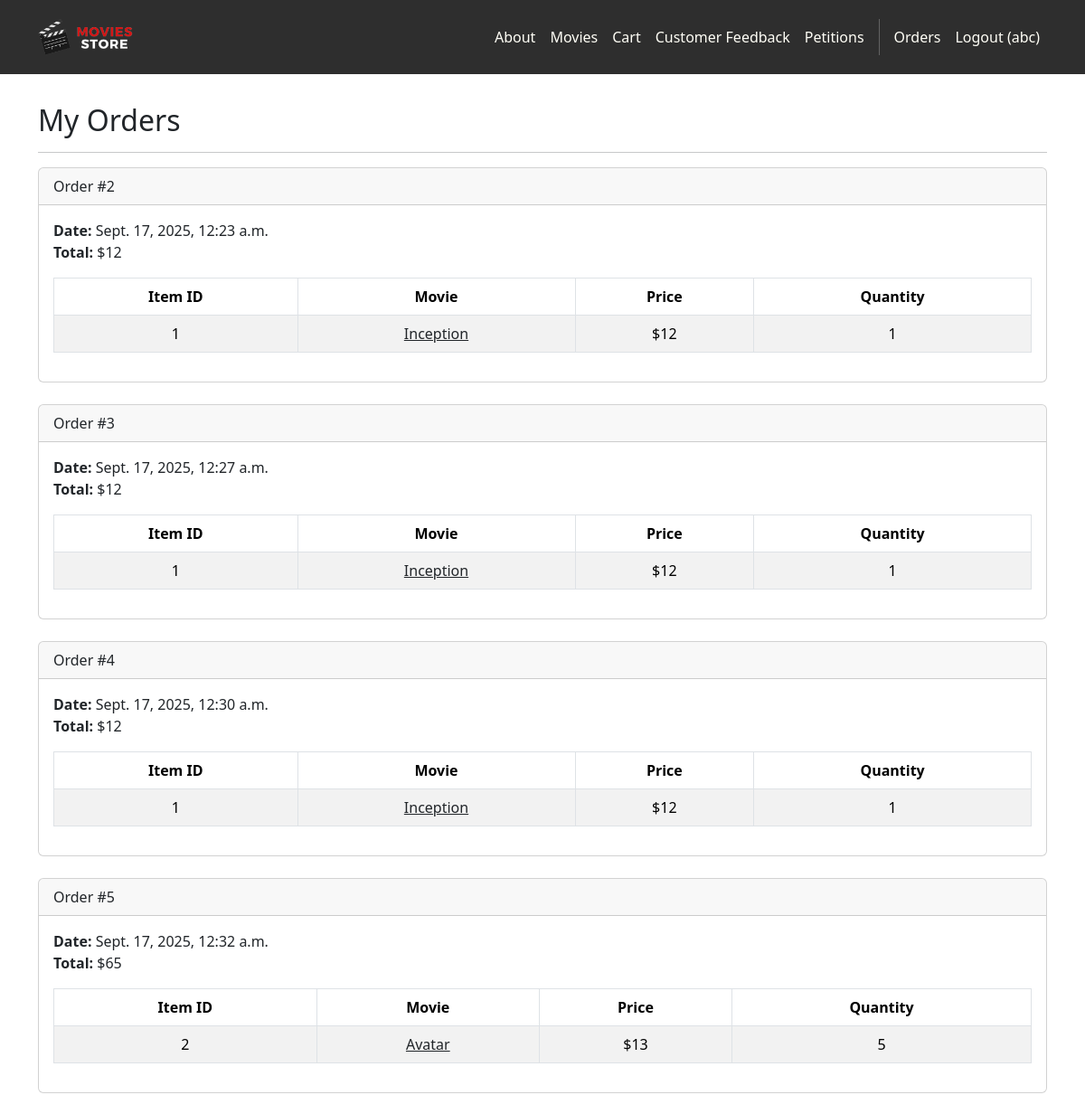
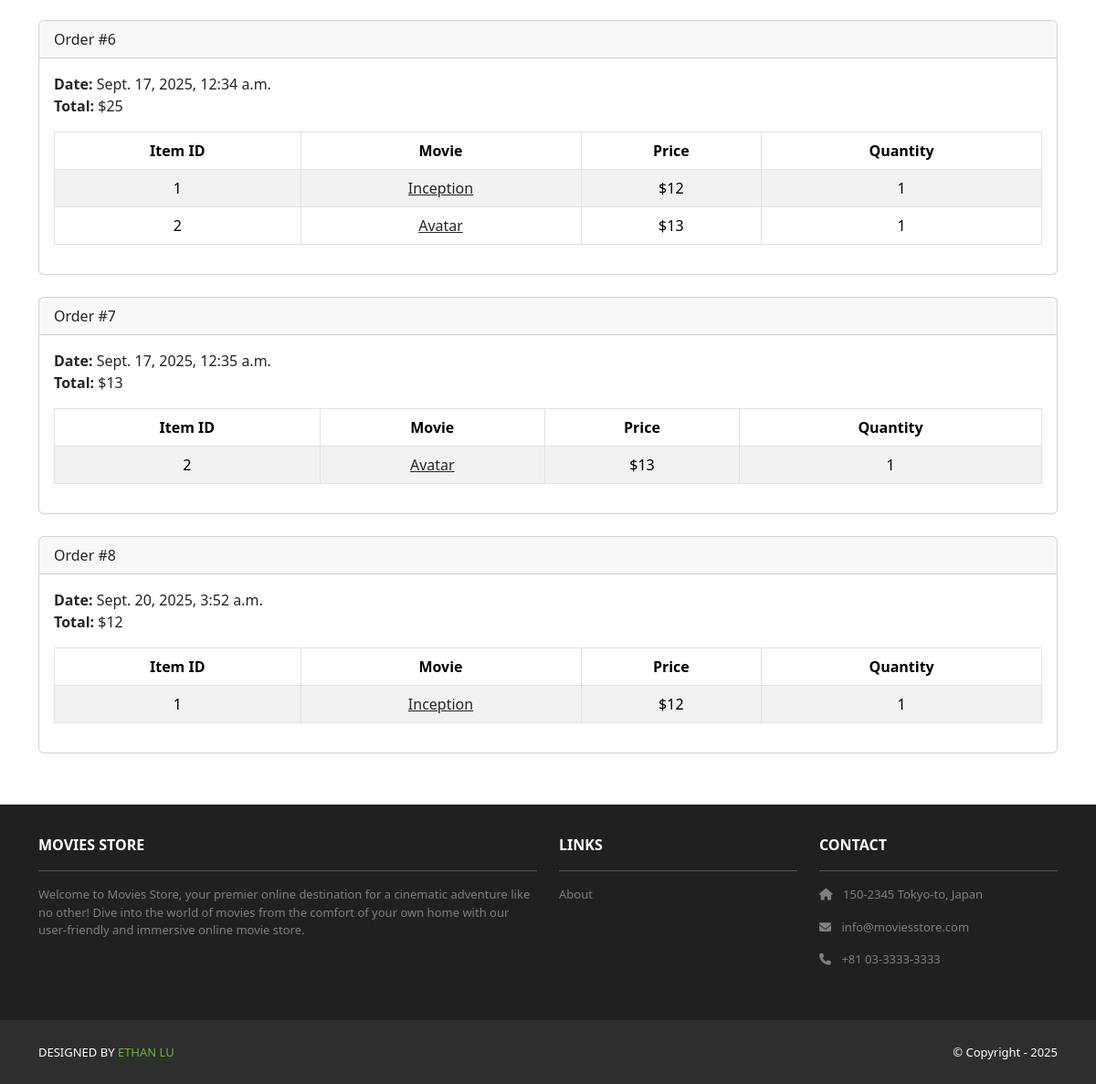
The page /accounts/orders/ (signed in) on the database its author committed (2 pictures, top to bottom).
### cart/models.py (models this page shows, shortened)
class Order(models.Model):
    id = models.AutoField(primary_key=True)
    total = models.IntegerField()
    date = models.DateTimeField(auto_now_add=True)
    user = models.ForeignKey(User, on_delete=models.CASCADE)

class Item(models.Model):
    id = models.AutoField(primary_key=True)
    price = models.IntegerField()
    quantity = models.IntegerField()
    order = models.ForeignKey(Order, on_delete=models.CASCADE)
    movie = models.ForeignKey(Movie, on_delete=models.CASCADE)

### movies/models.py (models this page shows, shortened)
class Movie(models.Model):
    id = models.AutoField(primary_key=True)
    name = models.CharField(max_length=255)
    price = models.IntegerField()
    description = models.TextField()
    image = models.ImageField(upload_to='movie_images/')

### accounts/views.py (the view)
# urls.py: path('orders/', views.orders, name='accounts.orders'),
@login_required
def orders(request):
    template_data = {}
    template_data['title'] = 'Orders'
    template_data['orders'] = request.user.order_set.all()
    return render(request, 'accounts/orders.html', {'template_data': template_data})

### accounts/templates/accounts/orders.html
{% extends 'base.html' %}
{% block content %}
<div class="p-3">
  <div class="container">
    <div class="row mt-3">
      <div class="col mx-auto mb-3">
        <h2>My Orders</h2>
        <hr />
        {% for order in template_data.orders %}
        <div class="card mb-4">
          <div class="card-header">
            Order #{{ order.id }}
          </div>
          <div class="card-body">
            <b>Date:</b> {{ order.date }}<br />
            <b>Total:</b> ${{ order.total }}<br />
            <table class="table table-bordered table-striped text-center mt-3">
              <thead>
                <tr>
                  <th scope="col">Item ID</th>
                  <th scope="col">Movie</th>
                  <th scope="col">Price</th>
                  <th scope="col">Quantity</th>
                </tr>
              </thead>
              <tbody>
                {% for item in order.item_set.all %}
                <tr>
                  <td>{{ item.movie.id }}</td>
                  <td>
                    <a class="link-dark" href="{% url 'movies.show' id=item.movie.id %}">
                      {{ item.movie.name }}
                    </a>
                  </td>
                  <td>${{ item.movie.price }}</td>
                  <td>{{ item.quantity }}</td>
                </tr>
                {% endfor %}
              </tbody>
            </table>
          </div>
        </div>
        {% endfor %}
      </div>
    </div>
  </div>
</div>
{% endblock content %}

### moviesstore/templates/base.html (shortened to what this page needs)
<!DOCTYPE html>
<html>
  {% load static %}
  <head>
    <link href="https://cdn.jsdelivr.net/npm/bootstrap@5.3.3/dist/css/bootstrap.min.css" rel="stylesheet">
    <link rel="stylesheet" href="https://cdnjs.cloudflare.com/ajax/libs/font-awesome/6.1.1/css/all.min.css">
    <link rel="stylesheet" type="text/css" href="{% static 'css/style.css' %}">
  </head>
  <body>
    <nav class="p-3 navbar navbar-dark bg-dark navbar-expand-lg">
      <div class="container">
        <a class="navbar-brand" href="{% url 'home.index' %}">
          <img src="{% static 'img/logo.png' %}" alt="logo" height="40" />
        </a>
        <div class="collapse navbar-collapse" id="navbarNavAltMarkup">
          <div class="navbar-nav ms-auto navbar-ml">
            <a class="nav-link" href="{% url 'home.about' %}">About</a>
            <a class="nav-link" href="{% url 'movies.index' %}">Movies</a>
            <a class="nav-link" href="{% url 'cart.index' %}">Cart</a>
            <a class="nav-link" href="{% url 'cart.customer_feedback' %}">Customer Feedback</a>
            <a class="nav-link" href="{% url 'movies.petitions' %}">Petitions</a>
            {% if user.is_authenticated %}
            <a class="nav-link" href="{% url 'accounts.orders' %}">Orders</a>
            <a class="nav-link" href="{% url 'accounts.logout' %}">Logout ({{ user.username }})</a>
            {% else %}
            <a class="nav-link" href="{% url 'accounts.login' %}">Login</a>
            <a class="nav-link" href="{% url 'accounts.signup' %}">Sign Up</a>
            {% endif %}
          </div>
        </div>
      </div>
    </nav>
    <div>
      {% block content %}
      {% endblock content %}
    </div>
    <section class="p-3 ms-footer d-none d-md-block">
      <div class="container">
        <div class="row mt-3 text-white">
          <div class="col-md-6 col-lg-6 col-xl-6 mx-auto mb-4">
            <b>MOVIES STORE</b>
            <hr />
            <p>Welcome to Movies Store, your premier online destination for a cinematic
              adventure like no other! Dive into the world of movies from the comfort of your own home with our user-friendly
              and immersive online movie store.</p>
          </div>
          <div class="col-md-3 col-lg-3 col-xl-3 mx-auto mb-4">
            <b>LINKS</b>
            <hr />
            <p><a class="nav-link" href="{% url 'home.about' %}">About</a></p>
          </div>
          <div class="col-md-3 col-lg-3 col-xl-3 mx-auto mb-4">
            <b>CONTACT</b>
            <hr />
            <p><i class="fas fa-home me-2"></i> 150-2345 Tokyo-to, Japan</p>
            <p><i class="fas fa-envelope me-2"></i> info@moviesstore.com</p>
            <p><i class="fas fa-phone me-2"></i> +81 03-3333-3333</p>
          </div>
        </div>
      </div>
    </section>
    <section class="p-3 ms-footer-bottom bg-dark">
      <div class="container d-flex justify-content-between">
        <div class="me-5 text-white">
          <span>DESIGNED BY <a href="https://www.linkedin.com/in/ethan-lu/" target="_blank">ETHAN LU</a>
          </span>
        </div>
        <div class="text-white">
          <span>© Copyright - 2025</span>
        </div>
      </div>
    </section>
  </body>
</html>

### moviesstore/static/css/style.css (style rules this page uses)
.navbar a.nav-link { color: #FFFEF6 !important; }
.bg-dark { background-color: #2E2E2E !important; }
.ms-footer { background-color: #202020; }
.ms-footer p { color: #7F7F7F; font-size: 13px; }
.ms-footer-bottom span { font-size: 13px; line-height: 38px; }
.ms-footer-bottom a { color: #6ab43e; text-decoration: none; }

### rows shown on the page
Order: id "2", date "Sept. 17, 2025, 12:23 a.m.", total "12"
Item: movie.id "1", movie.name "Inception", movie.price "12", quantity "1"
Order: id "3", date "Sept. 17, 2025, 12:27 a.m.", total "12"
Item: movie.id "1", movie.name "Inception", movie.price "12", quantity "1"
Order: id "4", date "Sept. 17, 2025, 12:30 a.m.", total "12"
Item: movie.id "1", movie.name "Inception", movie.price "12", quantity "1"
Order: id "5", date "Sept. 17, 2025, 12:32 a.m.", total "65"
Item: movie.id "2", movie.name "Avatar", movie.price "13", quantity "5"
Order: id "6", date "Sept. 17, 2025, 12:34 a.m.", total "25"
Item: movie.id "1", movie.name "Inception", movie.price "12", quantity "1"
Item: movie.id "2", movie.name "Avatar", movie.price "13", quantity "1"
Order: id "7", date "Sept. 17, 2025, 12:35 a.m.", total "13"
Item: movie.id "2", movie.name "Avatar", movie.price "13", quantity "1"
Order: id "8", date "Sept. 20, 2025, 3:52 a.m.", total "12"
Item: movie.id "1", movie.name "Inception", movie.price "12", quantity "1"

### other values the page prints
{{ user.username }} "abc"
